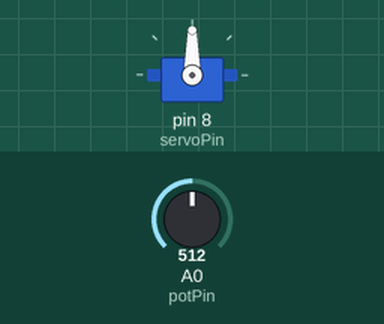
This sketch was run on a simulated Arduino Uno, built with avr-gcc and run on an emulated ATmega328P. Parts: servo. The inputs (shaded band) are chosen by the test bench; at power-on: A0 (potPin) = 512.

Above: at 1.2 s.
1.3 s: A0 (potPin) set to 716
At 2.3 s:
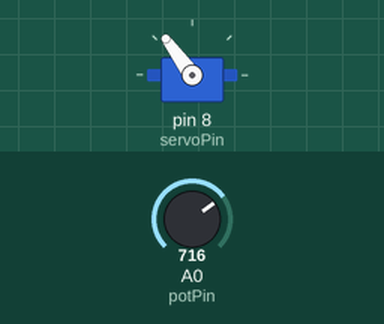
2.8 s: A0 (potPin) set to 900
At 3.3 s:
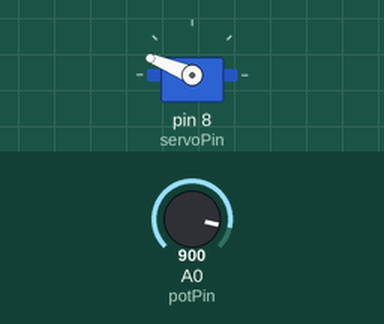
4.3 s: A0 (potPin) set to 1023
At 5.5 s:
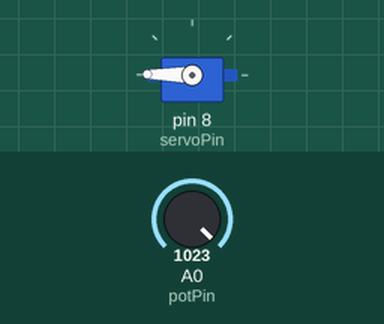
5.8 s: A0 (potPin) set to 306
At 6.6 s:
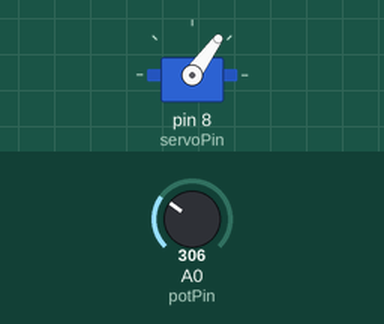
7.3 s: A0 (potPin) set to 122
At 7.6 s:
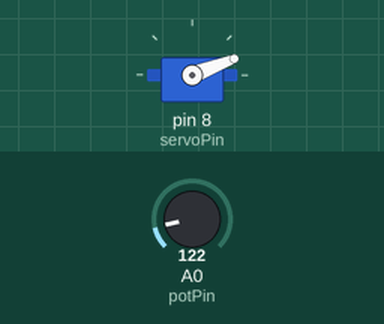
8.8 s: A0 (potPin) set to 511
At 9.3 s:
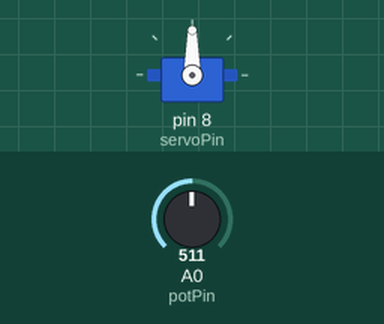
Timing chart, 0 to 11.3 s (numbered marks = the images above; inputs shaded):
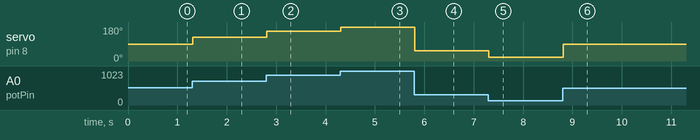

Measured:
- after the input at 1.3 s, servo on pin 8 (servoPin): 90° → 126° at once
- after the input at 2.8 s, servo on pin 8 (servoPin): 126° → 158° at once
- after the input at 4.3 s, servo on pin 8 (servoPin): 158° → 179° at once
- after the input at 5.8 s, servo on pin 8 (servoPin): 179° → 54° at once
- after the input at 7.3 s, servo on pin 8 (servoPin): 54° → 21° at once
- after the input at 8.8 s, servo on pin 8 (servoPin): 21° → 90° at once

The sketch:

servo_potenotimetr.ino
```cpp
#include <Servo.h>

Servo myServo;
int potPin = A0;
int servoPin = 8;
void setup() {
  myServo.attach(servoPin);
}

void loop() {
  int potValue = analogRead(potPin);
  int angle = round(potValue / 5.7);
  myServo.write(angle);
  delay(20);
}
```
